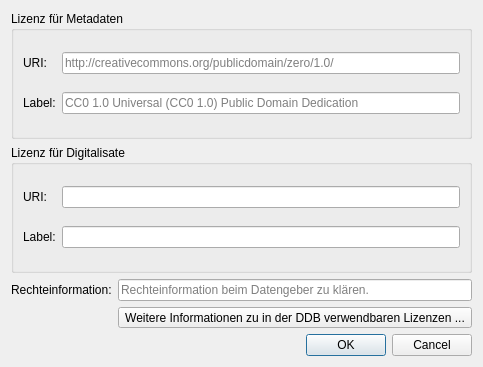
<?xml version="1.0" encoding="UTF-8"?>
<ui version="4.0">
 <class>provider_rights_Dialog</class>
 <widget class="QDialog" name="provider_rights_Dialog">
  <property name="geometry">
   <rect>
    <x>0</x>
    <y>0</y>
    <width>473</width>
    <height>367</height>
   </rect>
  </property>
  <property name="windowTitle">
   <string>Rechte- und Lizenzangaben bearbeiten</string>
  </property>
  <layout class="QGridLayout" name="gridLayout">
   <item row="0" column="0" colspan="2">
    <widget class="QGroupBox" name="groupBox">
     <property name="title">
      <string>Lizenz für Metadaten</string>
     </property>
     <layout class="QGridLayout" name="gridLayout_2">
      <item row="0" column="0">
       <widget class="QLabel" name="label">
        <property name="text">
         <string>URI:</string>
        </property>
       </widget>
      </item>
      <item row="0" column="1">
       <widget class="QLineEdit" name="lineEdit_rights_metadata_uri">
        <property name="placeholderText">
         <string>http://creativecommons.org/publicdomain/zero/1.0/</string>
        </property>
       </widget>
      </item>
      <item row="1" column="0">
       <widget class="QLabel" name="label_2">
        <property name="text">
         <string>Label:</string>
        </property>
       </widget>
      </item>
      <item row="1" column="1">
       <widget class="QLineEdit" name="lineEdit_rights_metadata_label">
        <property name="placeholderText">
         <string>CC0 1.0 Universal (CC0 1.0) Public Domain Dedication</string>
        </property>
       </widget>
      </item>
     </layout>
    </widget>
   </item>
   <item row="4" column="0" colspan="2">
    <widget class="QDialogButtonBox" name="buttonBox">
     <property name="orientation">
      <enum>Qt::Horizontal</enum>
     </property>
     <property name="standardButtons">
      <set>QDialogButtonBox::Cancel|QDialogButtonBox::Ok</set>
     </property>
    </widget>
   </item>
   <item row="1" column="0" colspan="2">
    <widget class="QGroupBox" name="groupBox_2">
     <property name="title">
      <string>Lizenz für Digitalisate</string>
     </property>
     <layout class="QGridLayout" name="gridLayout_3">
      <item row="0" column="0">
       <widget class="QLabel" name="label_3">
        <property name="text">
         <string>URI:</string>
        </property>
       </widget>
      </item>
      <item row="0" column="1">
       <widget class="QLineEdit" name="lineEdit_rights_binaries_uri"/>
      </item>
      <item row="1" column="0">
       <widget class="QLabel" name="label_4">
        <property name="text">
         <string>Label:</string>
        </property>
       </widget>
      </item>
      <item row="1" column="1">
       <widget class="QLineEdit" name="lineEdit_rights_binaries_label"/>
      </item>
     </layout>
    </widget>
   </item>
   <item row="2" column="1">
    <widget class="QLineEdit" name="lineEdit_rights_information">
     <property name="placeholderText">
      <string>Rechteinformation beim Datengeber zu klären.</string>
     </property>
    </widget>
   </item>
   <item row="2" column="0">
    <widget class="QLabel" name="label_5">
     <property name="text">
      <string>Rechteinformation:</string>
     </property>
    </widget>
   </item>
   <item row="3" column="1">
    <widget class="QToolButton" name="toolButton_open_rights_info">
     <property name="text">
      <string>Weitere Informationen zu in der DDB verwendbaren Lizenzen ...</string>
     </property>
    </widget>
   </item>
  </layout>
 </widget>
 <resources/>
 <connections>
  <connection>
   <sender>buttonBox</sender>
   <signal>accepted()</signal>
   <receiver>provider_rights_Dialog</receiver>
   <slot>accept()</slot>
   <hints>
    <hint type="sourcelabel">
     <x>248</x>
     <y>254</y>
    </hint>
    <hint type="destinationlabel">
     <x>157</x>
     <y>274</y>
    </hint>
   </hints>
  </connection>
  <connection>
   <sender>buttonBox</sender>
   <signal>rejected()</signal>
   <receiver>provider_rights_Dialog</receiver>
   <slot>reject()</slot>
   <hints>
    <hint type="sourcelabel">
     <x>316</x>
     <y>260</y>
    </hint>
    <hint type="destinationlabel">
     <x>286</x>
     <y>274</y>
    </hint>
   </hints>
  </connection>
 </connections>
</ui>
